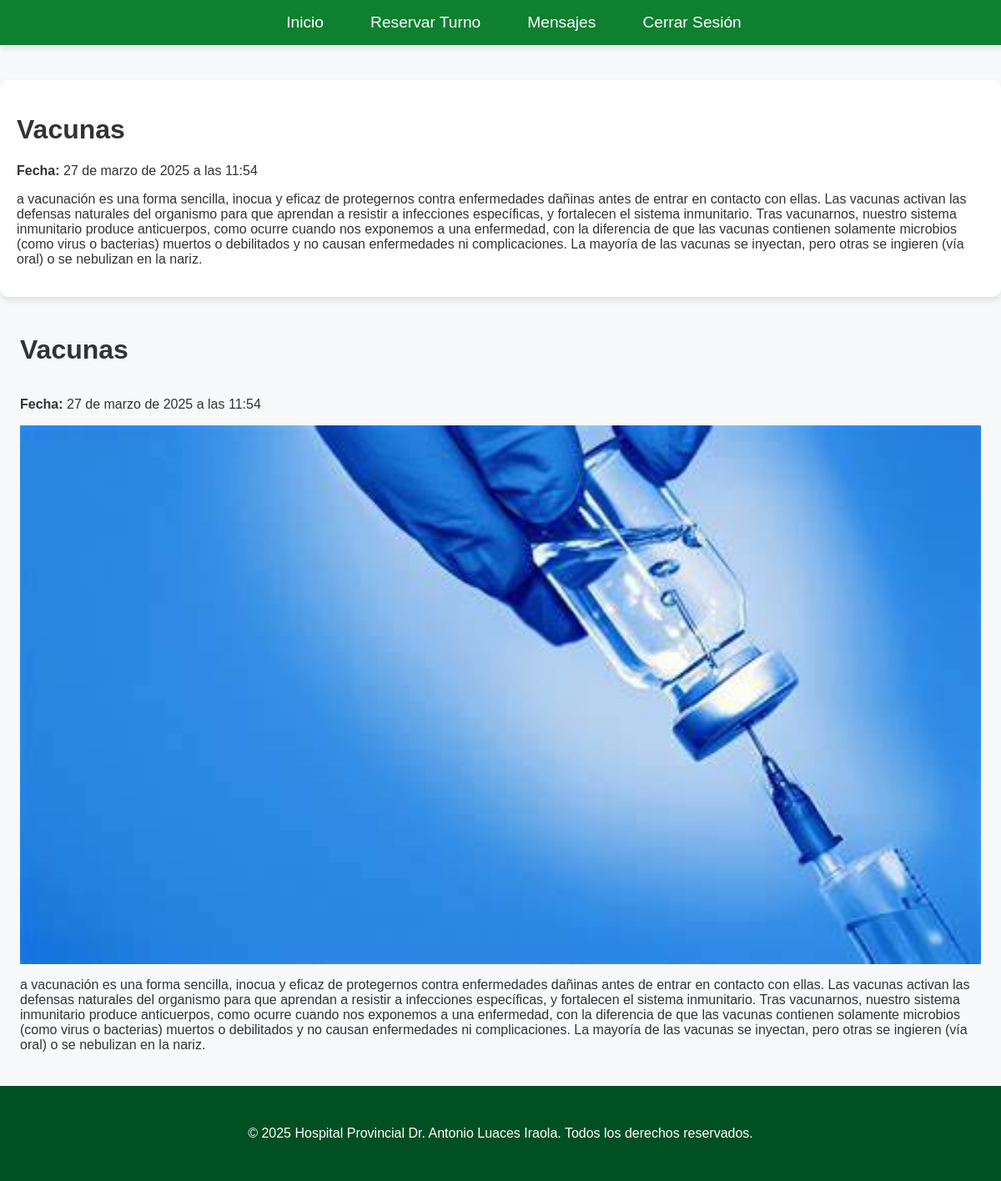
Page /blog/1/ on the committed database.
### usuarios/models.py (models this page shows, shortened)
class Blog(models.Model):
    titulo = models.CharField(max_length=200)
    resumen = models.TextField()
    contenido = models.TextField()
    fecha_publicacion = models.DateTimeField(auto_now_add=True)
    imagen = models.ImageField(upload_to='blog_images/', blank=True, null=True)
    aprobado = models.BooleanField(default=False)  # Nuevo campo para aprobación

### usuarios/views.py (the view)
# urls.py: path('blog/<int:blog_id>/', blog_detalle, name='blog_detalle'),
def blog_detalle(request, blog_id):
    blog = get_object_or_404(Blog, id=blog_id)
    return render(request, 'usuarios/blog_detalle.html', {'blog': blog})

### usuarios/templates/usuarios/blog_detalle.html (shortened to what this page needs)
{% load static %}
<!DOCTYPE html>
<html lang="es">
<head>
    <link rel="stylesheet" href="{% static 'css/styles.css' %}">
</head>
<body>
    <header>
        <nav>
            <ul>
                <li><a href="{% url 'usuario' %}">Inicio</a></li>
                <li><a href="{% url 'reservar_cita' %}">Reservar Turno</a></li>
                <li><a href="{% url 'mensajes_recibidos' %}">Mensajes</a></li>
                <li><a href="#" onclick="logout()">Cerrar Sesión</a></li>
            </ul>
        </nav>
    </header>
    <main class="container">
        <h1>{{ blog.titulo }}</h1>
        <p><strong>Fecha:</strong> {{ blog.fecha_publicacion }}</p>
        <article>
            <p>{{ blog.contenido }}</p>
        </article>
    </main>
    <div class="blog-content">
        <h1>{{ blog.titulo }}</h1>
        <p><strong>Fecha:</strong> {{ blog.fecha_publicacion }}</p>
        {% if blog.imagen %}
        <img src="{{ blog.imagen.url }}" alt="{{ blog.titulo }}" class="blog-image">
        {% endif %}
        <article>
            <p>{{ blog.contenido }}</p>
        </article>
    </div>
    <footer>
        <p>&copy; 2025 Hospital Provincial Dr. Antonio Luaces Iraola. Todos los derechos reservados.</p>
    </footer>
</body>
</html>

### static/css/styles.css (style rules this page uses)
:root { --primary-color: #0e8030; --secondary-color: #004d40; --background-color: #f4f4f4; --text-color: #333; --white: #ffffff; --black: #000000; }
:root { --primary-color: #0e8030; --secondary-color: #005024; --background-color: #f8f9fa; --text-color: #333; --white: #ffffff; --black: #000000; }
body { font-family: Arial, sans-serif; margin: 0; padding: 0; background-color: var(--background-color); display: flex; flex-direction: column; min-height: 100vh; color: var(--text-color); }
header { position: fixed; top: 0; left: 0; width: 100%; background-color: var(--primary-color); padding: 1rem; text-align: center; box-shadow: 0 4px 8px rgba(0, 0, 0, 0.1); z-index: 1000; }
nav { display: flex; justify-content: center; }
nav ul { list-style: none; padding: 0; margin: 0; display: flex; gap: 1.5rem; }
nav ul li { display: inline; }
nav ul li a { color: var(--white); text-decoration: none; border-radius: 5px; padding: 0.75rem 1rem; transition: background 0.3s ease; font-size: 1.2rem; }
.container { max-width: 100%; background-color: var(--white); padding: 20px; border-radius: 10px; box-shadow: 0 4px 8px rgba(0, 0, 0, 0.1); }
main { margin-top: 6rem; }
.blog-image { overflow: hidden; }
.blog-content { padding: 1.5rem; flex: 1; display: flex; flex-direction: column; }
footer { background-color: var(--secondary-color); color: var(--white); text-align: center; padding: 2rem; margin-top: auto; }

### rows in the picture
Blog: titulo "Vacunas", fecha_publicacion "27 de marzo de 2025 a las 11:54", contenido "a vacunación es una forma sencilla, inocua y eficaz de protegernos contra enfermedades dañinas antes de entrar en contacto con ellas. Las vacunas activan las defensas naturales del organismo para que aprendan a resistir a infecciones específicas, y fortalecen el sistema inmunitario. Tras vacunarnos, nuestro sistema inmunitario produce anticuerpos, como ocurre cuando nos exponemos a una enfermedad, con la diferencia de que las vacunas contienen solamente microbios (como virus o bacterias) muertos o debilitados y no causan enfermedades ni complicaciones. La mayoría de las vacunas se inyectan, pero otras se ingieren (vía oral) o se nebulizan en la nariz.", imagen (picture)
